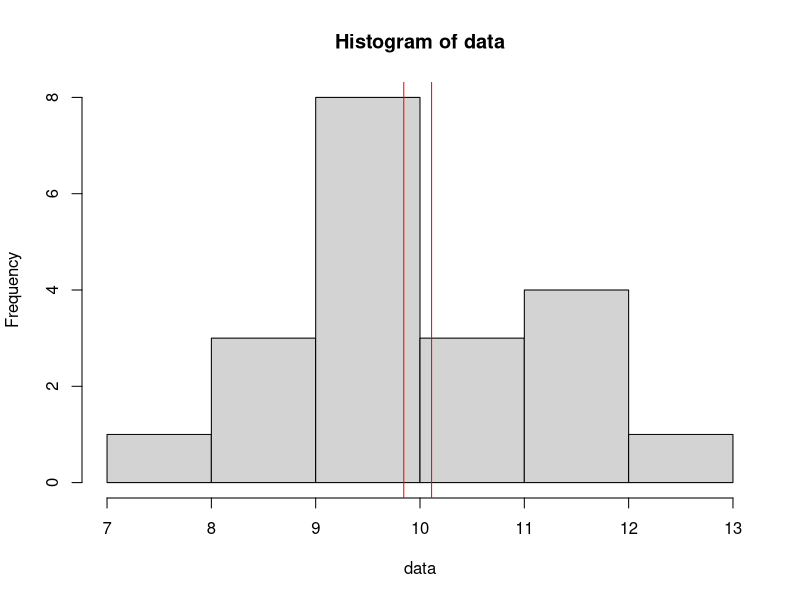
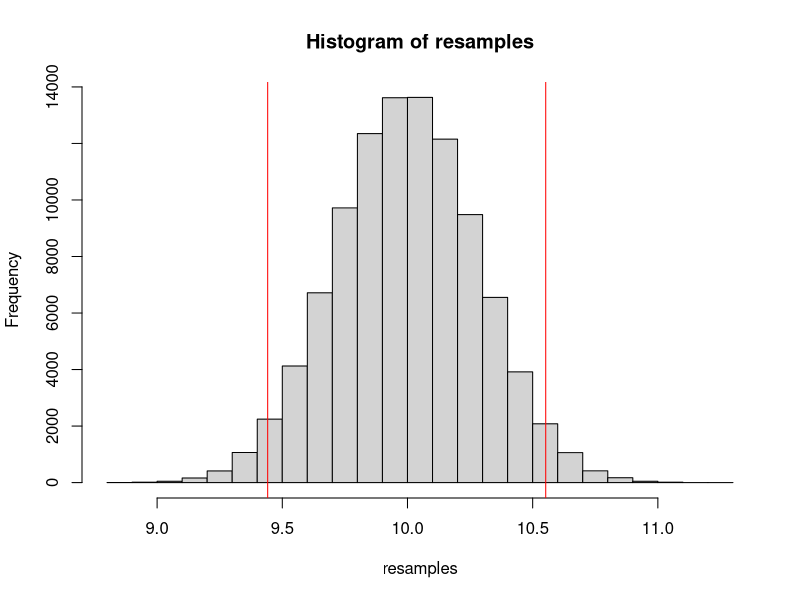

These figures' R source, in order:
## ---- chunk 1
data <- c(
  9.589602, 11.410870, 9.618796, 11.058610, 9.643948, 12.626794, 9.276928,
  11.545544, 10.945854, 10.215046, 10.551223, 9.591871, 9.406003, 8.355287,
  7.477295, 11.571839, 8.587103, 8.577009, 9.908821, 9.595157
)
## ---- chunk 2
interval <- function(data, interval_prob) {
  m <- mean(data)
  standard_error <- sd(data) / length(data)
  alpha <- 1 - interval_prob
  margin <- qt(
    alpha / 2,
    length(data) - 1,
    lower.tail = FALSE
  )
  margin <- margin * standard_error
  hist(data)
  abline(v = m - margin, col = "red")
  abline(v = m + margin, col = "red")
  c(
    m - margin,
    m + margin
  )
}
resample <- function(data) {
  data[mapply(function(x) floor(x), runif(length(data), 1, length(data)))]
}
bootstrap <- function(data, resamplings, interval_prob) {
  resamples <- mapply(function(x) {
    r <- resample(data)
    sum(r) / length(data)
  }, array(1:resamplings))
  m <- mean(resamples)
  varianze <- sum((resamples - m)^2) / (length(resamples) - 1)
  out <- 1 - interval_prob

  left <- qnorm(
    out / 2,
    mean = m,
    sd = sqrt(varianze)
  )
  right <- qnorm(
    interval_prob + out / 2,
    mean = m,
    sd = sqrt(varianze)
  )
  hist(resamples)
  abline(v = left, col = "red")
  abline(v = right, col = "red")
  c(
    left,
    right
  )
}
## ---- chunk 3
interval(data, 0.95)
bootstrap(data, 100000, 0.95)
## ---- chunk 4
observ <- (245 * 367 / (218 * 170))
mean <- 0
variance <- 1 / 245 + 1 / 367 + 1 / 218 + 1 / 170
normalized <- log(
  245 * 367 / (218 * 170)
) / sqrt(
  1 / 245 + 1 / 367 + 1 / 218 + 1 / 170
)
pnorm(observ, mean, sqrt(variance))
## ---- chunk 5
x1 <- c(
  7.33, 7.49, 7.27, 7.93,
  7.56, 7.81, 7.46, 6.94,
  7.49, 7.44, 7.95, 7.04,
  7.10, 7.64
)
x2 <- c(
  7.53, 7.70, 7.46, 8.21,
  7.81, 8.01, 7.72, 7.13,
  7.68, 7.66, 8.11, 7.20,
  7.25, 7.79
)

m1 <- mean(x1)
m2 <- mean(x2)

s1 <- var(x1)
s2 <- var(x2)

z <- abs(m2 - m1) / sqrt(s1 / 14 + s2 / 14)
1 - pnorm(z)

a <- qnorm(0.9, 0, sqrt(s1 / 14 + s2 / 14))

power <- 1 - pnorm((a - 0.2) / sqrt(s1 / 14 + s2 / 14))

z_2 <- (abs(m2 - m1 - 0.2)) / sqrt(s1 / 14 + s2 / 14)
1 - pnorm(z)
